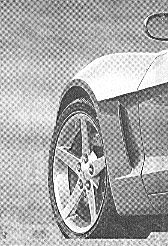
//> input picture DIAssignment5/DIAssignment51/car.jpg, 168 x 246 px
$ ./problem51 car.jpg   (built with g++ and OpenCV 4)
//> lines starting //> are read from the running program, lines starting //| are printed output that depends on the picture
// Sherd White Digital Image Processing Assignment #5.1

#include "opencv2/core/core.hpp"
#include "opencv2/imgproc/imgproc.hpp"
#include "opencv2/highgui/highgui.hpp"
#include <iostream>

int main(int argc, char * argv[])
{
	if (argc <= 1)
	{
		std::cerr << "Not enough arguments." << std::endl;
		return (1);
	}

	cv::Mat img = cv::imread(argv[1], CV_LOAD_IMAGE_GRAYSCALE);
//> img is the input picture: 246 rows x 168 cols, CV_8UC1; min 0, max 255, mean 169.7

	if (img.empty())
	{
		std::cerr << "Unable to open the image " << argv[1] << "." << std::endl;
		return (1);
	}

	cv::imshow("Input Image", img);    // Show the result
	cv::namedWindow("Input Image", cv::WINDOW_AUTOSIZE);

	cv::Mat padded;                            //expand input image to optimal size
	int m = cv::getOptimalDFTSize(img.rows);
//> m = 250
	int n = cv::getOptimalDFTSize(img.cols); // on the border add zero values
//> n = 180
	cv::copyMakeBorder(img, padded, 0, m - img.rows, 0, n - img.cols, cv::BORDER_CONSTANT, cv::Scalar::all(0));
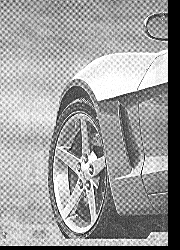
//> padded: 250 rows x 180 cols, CV_8UC1; min 0, max 255, mean 155.8

	cv::Mat planes[] = { cv::Mat_<float>(padded), cv::Mat::zeros(padded.size(), CV_32F) };
//> planes[1]: 250 rows x 180 cols, CV_32FC1; every value is 0
	cv::Mat complexI;
	cv::merge(planes, 2, complexI);         // Add to the expanded another plane with zeros

	cv::dft(complexI, complexI);            // this way the result may fit in the source matrix

										// compute the magnitude and switch to logarithmic scale
										// => log(1 + sqrt(Re(DFT(I))^2 + Im(DFT(I))^2))
	cv::split(complexI, planes);                   // planes[0] = Re(DFT(I), planes[1] = Im(DFT(I))
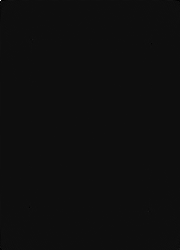
//> planes[0]: 250 rows x 180 cols, CV_32FC1; min -429700.6, max 7012254, mean 154; drawn with min black and max white
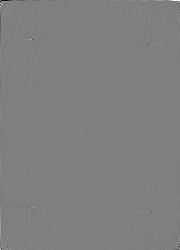
//> planes[1]: 250 rows x 180 cols, CV_32FC1; min -415653.8, max 415653.8, mean 0; drawn with min black and max white
	cv::magnitude(planes[0], planes[1], planes[0]);// planes[0] = magnitude
	cv::Mat magI = planes[0];

	magI += cv::Scalar::all(1);                    // switch to logarithmic scale
	log(magI, magI);

	// crop the spectrum, if it has an odd number of rows or columns
	magI = magI(cv::Rect(0, 0, magI.cols & -2, magI.rows & -2));

	// rearrange the quadrants of Fourier image  so that the origin is at the image center
	int cx = magI.cols / 2;
//> cx = 90
	int cy = magI.rows / 2;
//> cy = 125

	cv::Mat q0(magI, cv::Rect(0, 0, cx, cy));   // Top-Left - Create a ROI per quadrant
	cv::Mat q1(magI, cv::Rect(cx, 0, cx, cy));  // Top-Right
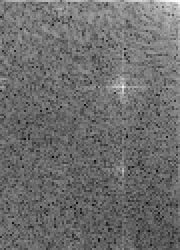
//> q1: 125 rows x 90 cols, CV_32FC1 (shown 2 times larger); min 4.52, max 13.27, mean 8.28; drawn with min black and max white
	cv::Mat q2(magI, cv::Rect(0, cy, cx, cy));  // Bottom-Left
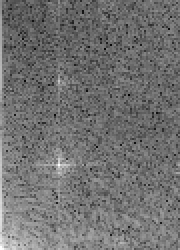
//> q2: 125 rows x 90 cols, CV_32FC1 (shown 2 times larger); min 4.52, max 12.93, mean 8.28; drawn with min black and max white
	cv::Mat q3(magI, cv::Rect(cx, cy, cx, cy)); // Bottom-Right
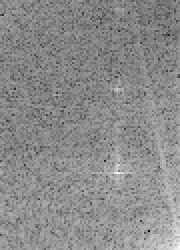
//> q3: 125 rows x 90 cols, CV_32FC1 (shown 2 times larger); min 2.88, max 12.72, mean 8.28; drawn with min black and max white

	cv::Mat tmp;                           // swap quadrants (Top-Left with Bottom-Right)
	q0.copyTo(tmp);
	q3.copyTo(q0);
	tmp.copyTo(q3);

	q1.copyTo(tmp);                    // swap quadrant (Top-Right with Bottom-Left)
	q2.copyTo(q1);
	tmp.copyTo(q2);
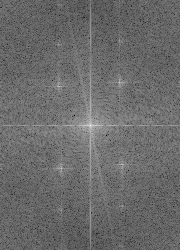
//> magI: 250 rows x 180 cols, CV_32FC1; min 2.88, max 15.76, mean 8.29; drawn with min black and max white

	cv::normalize(magI, magI, 0, 1, CV_MINMAX); // Transform the matrix with float values into a
											// viewable image form (float between values 0 and 1).

	//cv::namedWindow("spectrum magnitude", cv::WINDOW_AUTOSIZE);
	//cv::imshow("spectrum magnitude", magI);

	// Convert two outlier white areas in spectrum magnitude to zero to clear these frequencies
	for (int r = 273; r <= 282; r++)
	{
		for (int c = 645; c <= 652; c++)
		{
			magI.at<int>(r, c) = 0;
		}
	}

//> (the run ends here: the program crashes, at `for (int r = 436; r <= 447; r++)`)

$ run again, on DIAssignment5/DIAssignment51/woman.jpg
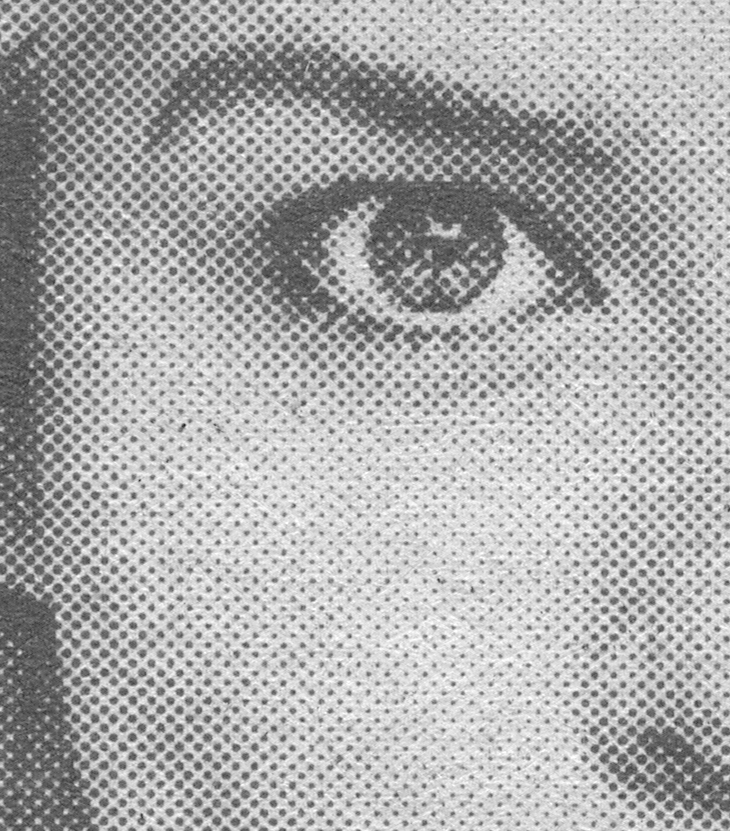
//> input picture DIAssignment5/DIAssignment51/woman.jpg, 730 x 831 px
//> img is the input picture: 831 rows x 730 cols, CV_8UC1; min 33, max 255, mean 172.2
//> `cv::copyMakeBorder(img, padded, 0, m - img.rows, 0, n - img.cols, cv::..`:
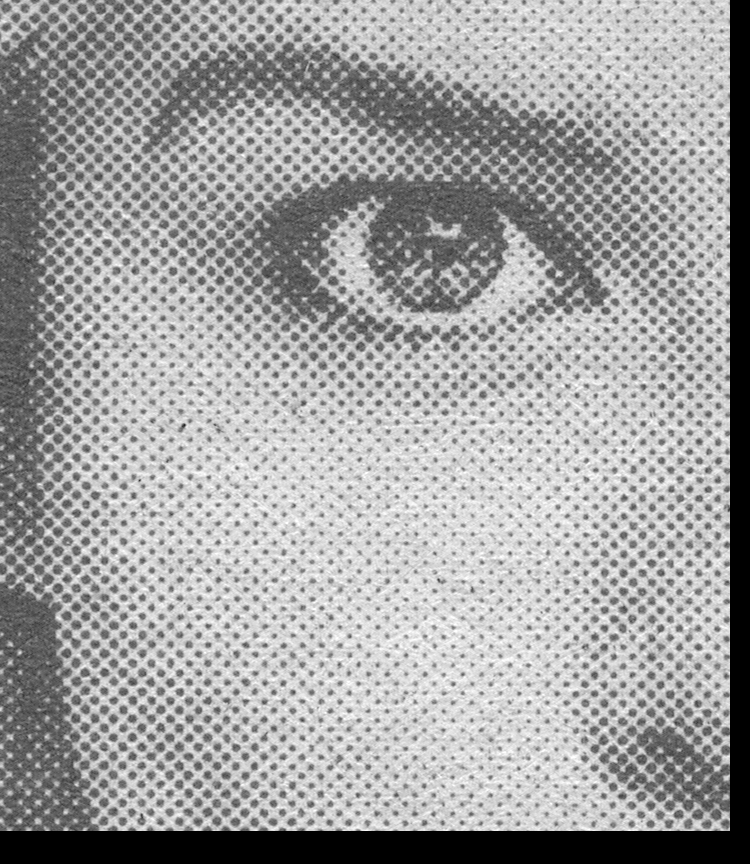
//> padded: 864 rows x 750 cols, CV_8UC1; min 0, max 255, mean 161.2
//> `tmp.copyTo(q2);`:
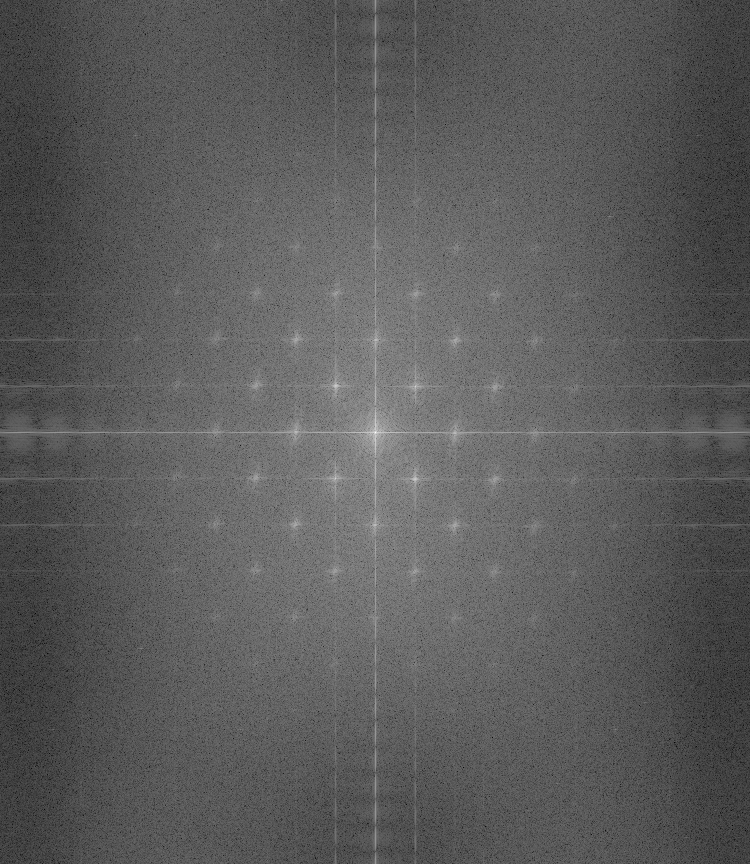
//> magI: 864 rows x 750 cols, CV_32FC1; min 2.37, max 18.46, mean 8.16; drawn with min black and max white
